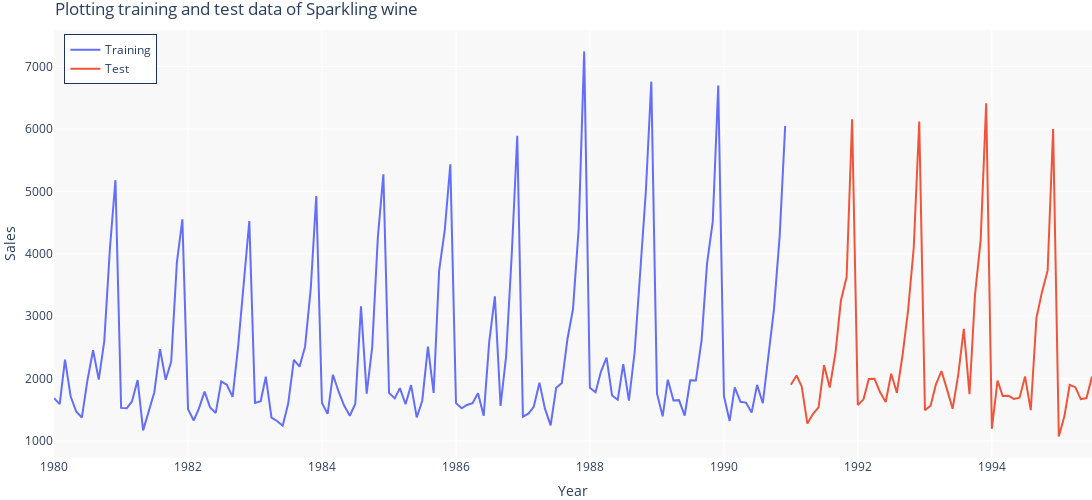

Notebook code for this chart:
### Code cell
plot1 = go.Scatter(x=train_Sparkling.index,y=train_Sparkling['Sparkling'],name='Training')
plot2 = go.Scatter(x=test_Sparkling.index,y=test_Sparkling['Sparkling'],name='Test')

fig_Sparkling = make_subplots(shared_xaxes=True, shared_yaxes=True)
fig_Sparkling.add_trace(plot1)
fig_Sparkling.add_trace(plot2)
fig_Sparkling.update_layout(
    title="Plotting training and test data of Sparkling wine",
    xaxis_title="Year", yaxis_title="Sales",
    legend=dict(yanchor="top", y=0.99, xanchor="left", x=0.01, bordercolor='#1E3163', borderwidth=1),
    width=1200, height=500, plot_bgcolor = '#F8F8F8',
    margin=dict(l=0, r=0, b=0, t=30, pad=0)
)
fig_Sparkling.show()

### Figure 1 — Plotly figure (JSON) as saved in the notebook; plotly's stock layout.template omitted (floating-point values rounded to 4 significant figures; data arrays with more than 128 entries replaced by an {"elided": "..."} marker saying what was removed)
{"data": [{"name": "Training", "type": "scatter", "x": {"elided": "132 str values"}, "y": {"elided": "132 int values"}}, {"name": "Test", "type": "scatter", "x": ["1991-01-01T00:00:00", "1991-02-01T00:00:00", "1991-03-01T00:00:00", "1991-04-01T00:00:00", "1991-05-01T00:00:00", "1991-06-01T00:00:00", "1991-07-01T00:00:00", "1991-08-01T00:00:00", "1991-09-01T00:00:00", "1991-10-01T00:00:00", "1991-11-01T00:00:00", "1991-12-01T00:00:00", "1992-01-01T00:00:00", "1992-02-01T00:00:00", "1992-03-01T00:00:00", "1992-04-01T00:00:00", "1992-05-01T00:00:00", "1992-06-01T00:00:00", "1992-07-01T00:00:00", "1992-08-01T00:00:00", "1992-09-01T00:00:00", "1992-10-01T00:00:00", "1992-11-01T00:00:00", "1992-12-01T00:00:00", "1993-01-01T00:00:00", "1993-02-01T00:00:00", "1993-03-01T00:00:00", "1993-04-01T00:00:00", "1993-05-01T00:00:00", "1993-06-01T00:00:00", "1993-07-01T00:00:00", "1993-08-01T00:00:00", "1993-09-01T00:00:00", "1993-10-01T00:00:00", "1993-11-01T00:00:00", "1993-12-01T00:00:00", "1994-01-01T00:00:00", "1994-02-01T00:00:00", "1994-03-01T00:00:00", "1994-04-01T00:00:00", "1994-05-01T00:00:00", "1994-06-01T00:00:00", "1994-07-01T00:00:00", "1994-08-01T00:00:00", "1994-09-01T00:00:00", "1994-10-01T00:00:00", "1994-11-01T00:00:00", "1994-12-01T00:00:00", "1995-01-01T00:00:00", "1995-02-01T00:00:00", "1995-03-01T00:00:00", "1995-04-01T00:00:00", "1995-05-01T00:00:00", "1995-06-01T00:00:00", "1995-07-01T00:00:00"], "y": [1902, 2049, 1874, 1279, 1432, 1540, 2214, 1857, 2408, 3252, 3627, 6153, 1577, 1667, 1993, 1997, 1783, 1625, 2076, 1773, 2377, 3088, 4096, 6119, 1494, 1564, 1898, 2121, 1831, 1515, 2048, 2795, 1749, 3339, 4227, 6410, 1197, 1968, 1720, 1725, 1674, 1693, 2031, 1495, 2968, 3385, 3729, 5999, 1070, 1402, 1897, 1862, 1670, 1688, 2031]}], "layout": {"height": 500, "legend": {"bordercolor": "#1E3163", "borderwidth": 1, "x": 0.01, "xanchor": "left", "y": 0.99, "yanchor": "top"}, "margin": {"b": 0, "l": 0, "pad": 0, "r": 0, "t": 30}, "plot_bgcolor": "#F8F8F8", "title": {"text": "Plotting training and test data of Sparkling wine"}, "width": 1200, "xaxis": {"anchor": "y", "domain": [0, 1], "title": {"text": "Year"}}, "yaxis": {"anchor": "x", "domain": [0, 1], "title": {"text": "Sales"}}}}
